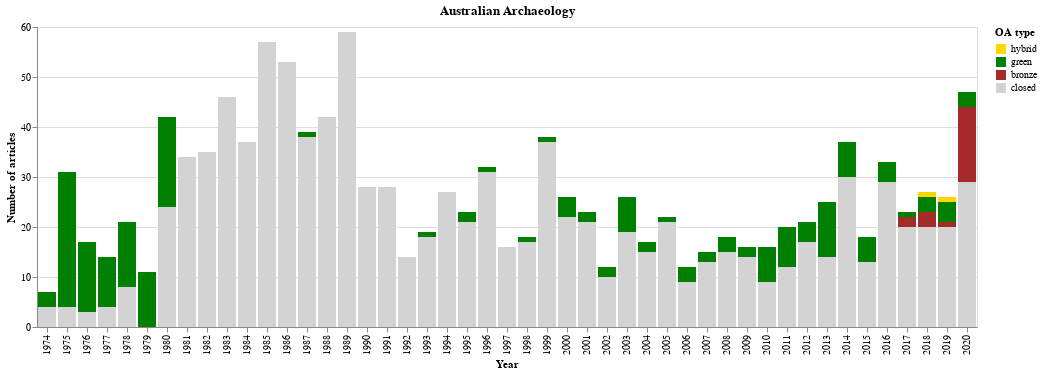

Source (notebook cell):
### Code cell
chart_oa_status(df_aa_unique, title='Australian Archaeology')

### Figure 1 — Vega-Lite specification as saved in the notebook (floating-point values rounded to 4 significant figures; data arrays with more than 128 entries replaced by an {"elided": "..."} marker saying what was removed)
{"config": {"view": {"continuousWidth": 400, "continuousHeight": 300}}, "data": {"name": "data-f66f46faf29aa6fe77d2ab963a367634"}, "mark": "bar", "encoding": {"color": {"type": "nominal", "field": "oa_status", "legend": {"title": "OA type"}, "scale": {"range": ["gold", "green", "brown", "lightgrey"]}, "sort": {"field": "order", "order": "descending"}}, "order": {"type": "quantitative", "field": "order"}, "tooltip": [{"type": "quantitative", "aggregate": "count", "title": "Number of articles"}, {"type": "nominal", "field": "oa_status", "title": "OA type"}], "x": {"type": "ordinal", "field": "year", "title": "Year"}, "y": {"type": "quantitative", "aggregate": "count", "axis": {"tickMinStep": 1}, "title": "Number of articles"}}, "title": "Australian Archaeology", "$schema": "https://vega.github.io/schema/vega-lite/v4.8.1.json", "datasets": {"data-f66f46faf29aa6fe77d2ab963a367634": {"elided": "1268 records"}}}
